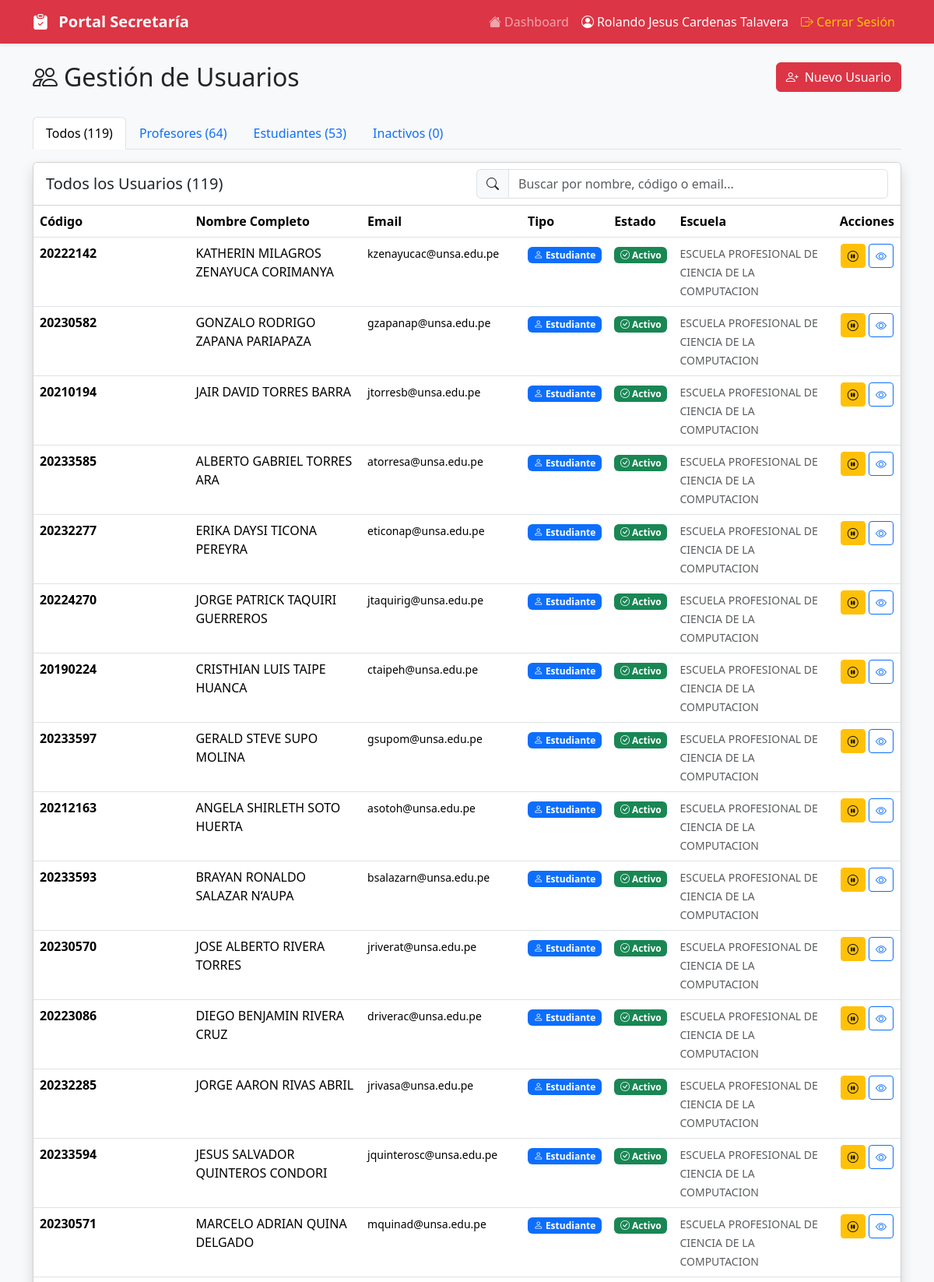
Screenshot of /gestion/usuarios/ (signed in, upper part) with the database file from the repository.
### app/models/usuario/models.py (models this page shows, shortened)
class Usuario(AbstractBaseUser, PermissionsMixin):
    codigo = models.CharField(max_length=20, unique=True, primary_key=True)
    nombres = models.CharField(max_length=100)
    apellidos = models.CharField(max_length=100)
    email = models.EmailField(unique=True, validators=[EmailValidator()])
    telefono = models.CharField(max_length=20, blank=True, null=True)
    dni = models.CharField(
        max_length=8,
        unique=True,
        validators=[RegexValidator(regex=r'^\d{8}$', message='DNI debe tener 8 dígitos')]
    )
    tipo_usuario = models.ForeignKey(
        TipoUsuario,
        on_delete=models.PROTECT,
        related_name='usuarios'
    )
    estado_cuenta = models.ForeignKey(
        EstadoCuenta,
        on_delete=models.PROTECT,
        related_name='usuarios',
        default='ACTIVO'
    )
    permisos_usuario = models.ManyToManyField(
        Permiso,
        related_name='usuarios',
        blank=True
    )
    fecha_registro = models.DateTimeField(auto_now_add=True)
    fecha_actualizacion = models.DateTimeField(auto_now=True)
    ultimo_acceso = models.DateTimeField(null=True, blank=True)
    direccion_ip_ultimo_acceso = models.GenericIPAddressField(null=True, blank=True)
    is_active = models.BooleanField(default=True)
    is_staff = models.BooleanField(default=False)
    is_superuser = models.BooleanField(default=False)
    objects = UsuarioManager()
    USERNAME_FIELD = 'email'
    REQUIRED_FIELDS = ['codigo', 'nombres', 'apellidos', 'dni']
    class Meta:
        db_table = 'usuario'
        verbose_name = 'Usuario'
        verbose_name_plural = 'Usuarios'
        ordering = ['apellidos', 'nombres']
    @property
    def nombre_completo(self):
        return f"{self.nombres} {self.apellidos}"

class TipoUsuario(models.Model):
    TIPOS = [
        ('ADMIN', 'Administrador'),
        ('PROFESOR', 'Profesor'),
        ('ESTUDIANTE', 'Estudiante'),
        ('SECRETARIA', 'Secretaria'),
    ]
    codigo = models.CharField(max_length=20, unique=True, primary_key=True)
    nombre = models.CharField(max_length=100)
    descripcion = models.TextField(blank=True, null=True)
    class Meta:
        db_table = 'tipo_usuario'
        verbose_name = 'Tipo de Usuario'
        verbose_name_plural = 'Tipos de Usuario'

class Estudiante(models.Model):
    usuario = models.OneToOneField(
        Usuario,
        on_delete=models.CASCADE,
        primary_key=True,
        related_name='estudiante'
    )
    escuela = models.ForeignKey(
        Escuela,
        on_delete=models.PROTECT,
        related_name='estudiantes'
    )
    codigo_estudiante = models.CharField(max_length=20, unique=True)
    fecha_ingreso = models.DateField()
    semestre_actual = models.IntegerField(default=1)
    creditos_aprobados = models.IntegerField(default=0)
    promedio_ponderado = models.DecimalField(
        max_digits=4,
        decimal_places=2,
        default=0.00
    )
    class Meta:
        db_table = 'estudiante'
        verbose_name = 'Estudiante'
        verbose_name_plural = 'Estudiantes'

class Escuela(models.Model):
    codigo = models.CharField(max_length=20, unique=True, primary_key=True)
    nombre = models.CharField(max_length=200)
    facultad = models.CharField(max_length=200, blank=True, null=True)
    descripcion = models.TextField(blank=True, null=True)
    is_active = models.BooleanField(default=True)
    class Meta:
        db_table = 'escuela'
        verbose_name = 'Escuela'
        verbose_name_plural = 'Escuelas'

### app/models/usuario/admin_views.py (the view)
# urls.py: path('gestion/usuarios/', listar_usuarios, name='listar_usuarios'),
@never_cache
@login_required
def listar_usuarios(request):
    if not hasattr(request.user, 'tipo_usuario'):
        messages.error(request, 'No tiene permisos para acceder a esta página.')
        return redirect('login')
    usuarios = Usuario.objects.select_related(
        'tipo_usuario', 'estado_cuenta', 'profesor', 'estudiante'
    ).prefetch_related('estudiante__escuela').order_by('-fecha_registro')
    profesores = usuarios.filter(tipo_usuario__codigo='PROFESOR')
    estudiantes = usuarios.filter(tipo_usuario__codigo='ESTUDIANTE')
    inactivos = usuarios.filter(estado_cuenta__nombre='Inactivo')
    context = {
        'usuario': request.user,
        'usuarios': usuarios,
        'profesores': profesores,
        'estudiantes': estudiantes,
        'inactivos': inactivos,
        'total': usuarios.count(),
        'total_profesores': profesores.count(),
        'total_estudiantes': estudiantes.count(),
        'total_inactivos': inactivos.count(),
    }
    return render(request, 'admin/listar_usuarios.html', context)

### Templates/admin/listar_usuarios.html (shortened to what this page needs)
<!doctype html>
<html lang="es">
<head>
    <link href="https://cdn.jsdelivr.net/npm/bootstrap@5.3.2/dist/css/bootstrap.min.css" rel="stylesheet">
    <link rel="stylesheet" href="https://cdn.jsdelivr.net/npm/bootstrap-icons@1.11.1/font/bootstrap-icons.css">
</head>
<body class="bg-light">
        <nav class="navbar navbar-expand-lg navbar-dark bg-danger shadow-sm">
        <div class="container">
            <a class="navbar-brand fw-bold" href="{% if usuario.tipo_usuario.nombre == 'Administrador' %}{% url 'admin_dashboard' %}{% else %}{% url 'secretaria_dashboard' %}{% endif %}">
                <i class="bi {% if usuario.tipo_usuario.nombre == 'Administrador' %}bi-shield-fill{% else %}bi-clipboard-check-fill{% endif %} me-2"></i>
                Portal {% if usuario.tipo_usuario.nombre == 'Administrador' %}Administrador{% else %}Secretaría{% endif %}
            </a>
            <div class="collapse navbar-collapse" id="navbarNav">
                <ul class="navbar-nav ms-auto">
                    <li class="nav-item">
                        <a class="nav-link" href="{% if usuario.tipo_usuario.nombre == 'Administrador' %}{% url 'admin_dashboard' %}{% else %}{% url 'secretaria_dashboard' %}{% endif %}">
                            <i class="bi bi-house-fill me-1"></i>Dashboard
                        </a>
                    </li>
                    <li class="nav-item">
                        <span class="nav-link text-white">
                            <i class="bi bi-person-circle me-1"></i>{{ usuario.nombre_completo }}
                        </span>
                    </li>
                    <li class="nav-item">
                        <a class="nav-link text-warning" href="{% url 'logout' %}">
                            <i class="bi bi-box-arrow-right me-1"></i>Cerrar Sesión
                        </a>
                    </li>
                </ul>
            </div>
        </div>
    </nav>
    <main class="container mt-4 mb-5">
        <div class="row mb-4">
            <div class="col-md-8">
                <h2><i class="bi bi-people me-2"></i>Gestión de Usuarios</h2>
            </div>
            <div class="col-md-4 text-end">
                <a href="{% url 'crear_usuario' %}" class="btn btn-danger">
                    <i class="bi bi-person-plus me-2"></i>Nuevo Usuario
                </a>
            </div>
        </div>
        <ul class="nav nav-tabs mb-3" id="userTabs" role="tablist">
            <li class="nav-item" role="presentation">
                <button class="nav-link active" id="todos-tab" data-bs-toggle="tab"
                        data-bs-target="#todos" type="button">
                    Todos ({{ total }})
                </button>
            </li>
            <li class="nav-item" role="presentation">
                <button class="nav-link" id="profesores-tab" data-bs-toggle="tab"
                        data-bs-target="#profesores" type="button">
                    Profesores ({{ total_profesores }})
                </button>
            </li>
            <li class="nav-item" role="presentation">
                <button class="nav-link" id="estudiantes-tab" data-bs-toggle="tab"
                        data-bs-target="#estudiantes" type="button">
                    Estudiantes ({{ total_estudiantes }})
                </button>
            </li>
            <li class="nav-item" role="presentation">
                <button class="nav-link" id="inactivos-tab" data-bs-toggle="tab"
                        data-bs-target="#inactivos" type="button">
                    Inactivos ({{ total_inactivos }})
                </button>
            </li>
        </ul>
        <div class="tab-content" id="userTabsContent">
            <div class="tab-pane fade show active" id="todos">
                {% include 'admin/usuarios_tabla.html' with usuarios=usuarios titulo="Todos los Usuarios" %}
            </div>
        </div>
    </main>
</body>
</html>

### Templates/admin/usuarios_tabla.html (shortened to what this page needs)
<div class="card shadow">
    <div class="card-header bg-white">
        <div class="row align-items-center">
            <div class="col-md-6">
                <h5 class="mb-0">{{ titulo }} ({{ usuarios.count }})</h5>
            </div>
            <div class="col-md-6">
                <div class="input-group">
                    <span class="input-group-text"><i class="bi bi-search"></i></span>
                    <input type="text" class="form-control search-input"
                           placeholder="Buscar por nombre, código o email...">
                </div>
            </div>
        </div>
    </div>
    <div class="card-body p-0">
        {% if usuarios %}
        <div class="table-responsive">
            <table class="table table-hover mb-0 usuarios-table">
                <thead class="bg-light">
                    <tr>
                        <th>Código</th>
                        <th>Nombre Completo</th>
                        <th>Email</th>
                        <th>Tipo</th>
                        <th>Estado</th>
                        <th>Escuela</th>
                        <th class="text-center">Acciones</th>
                    </tr>
                </thead>
                <tbody>
                    {% for usuario in usuarios %}
                    <tr>
                        <td><strong>{{ usuario.codigo }}</strong></td>
                        <td>{{ usuario.nombre_completo }}</td>
                        <td><small>{{ usuario.email }}</small></td>
                        <td>
                            {% if usuario.tipo_usuario.codigo == 'PROFESOR' %}
                                <span class="badge bg-danger">
                                    <i class="bi bi-person-badge"></i> Profesor
                                </span>
                            {% elif usuario.tipo_usuario.codigo == 'ESTUDIANTE' %}
                                <span class="badge bg-primary">
                                    <i class="bi bi-person"></i> Estudiante
                                </span>
                            {% elif usuario.tipo_usuario.codigo == 'ADMIN' %}
                                <span class="badge bg-secondary">
                                    <i class="bi bi-person-gear"></i> Admin
                                </span>
                            {% elif usuario.tipo_usuario.codigo == 'SECRETARIA' %}
                                <span class="badge bg-info">
                                    <i class="bi bi-person-workspace"></i> Secretaria
                                </span>
                            {% else %}
                                <span class="badge bg-secondary">
                                    <i class="bi bi-person-gear"></i> {{ usuario.tipo_usuario.nombre }}
                                </span>
                            {% endif %}
                        </td>
                        <td>
                            {% if usuario.is_active and usuario.estado_cuenta.nombre == 'Activo' %}
                                <span class="badge bg-success">
                                    <i class="bi bi-check-circle"></i> Activo
                                </span>
                            {% else %}
                                <span class="badge bg-warning text-dark">
                                    <i class="bi bi-pause-circle"></i> Inactivo
                                </span>
                            {% endif %}
                        </td>
                        <td>
                            {% if usuario.estudiante %}
                                <small class="text-muted">{{ usuario.estudiante.escuela.nombre }}</small>
                            {% else %}
                                <small class="text-muted">-</small>
                            {% endif %}
                        </td>
                        <td class="text-center">
                            <button class="btn btn-sm btn-{% if usuario.is_active %}warning{% else %}success{% endif %} toggle-usuario"
                                    data-usuario-id="{{ usuario.codigo }}"
                                    title="{% if usuario.is_active %}Desactivar{% else %}Activar{% endif %} cuenta">
                                <i class="bi bi-{% if usuario.is_active %}pause-circle{% else %}play-circle{% endif %}"></i>
                            </button>
                            <a href="#" class="btn btn-sm btn-outline-primary" title="Ver detalles">
                                <i class="bi bi-eye"></i>
                            </a>
                        </td>
                    </tr>
                    {% endfor %}
                </tbody>
            </table>
        </div>
        {% else %}
        <div class="text-center py-5">
            <i class="bi bi-inbox display-1 text-muted"></i>
            <p class="lead text-muted mt-3">No hay usuarios en esta categoría.</p>
        </div>
        {% endif %}
    </div>
</div>

### rows the page displays
Usuario: nombre_completo "Rolando Jesus Cardenas Talavera"
Usuario: codigo "20222142", nombre_completo "KATHERIN MILAGROS ZENAYUCA CORIMANYA", email "kzenayucac@unsa.edu.pe", shows "Estudiante", is_active True (drawn), estudiante.escuela.nombre "ESCUELA PROFESIONAL DE CIENCIA DE LA COMPUTACION"
Usuario: codigo "20230582", nombre_completo "GONZALO RODRIGO ZAPANA PARIAPAZA", email "gzapanap@unsa.edu.pe", shows "Estudiante", is_active True (drawn), estudiante.escuela.nombre "ESCUELA PROFESIONAL DE CIENCIA DE LA COMPUTACION"
Usuario: codigo "20210194", nombre_completo "JAIR DAVID TORRES BARRA", email "jtorresb@unsa.edu.pe", shows "Estudiante", is_active True (drawn), estudiante.escuela.nombre "ESCUELA PROFESIONAL DE CIENCIA DE LA COMPUTACION"
Usuario: codigo "20233585", nombre_completo "ALBERTO GABRIEL TORRES ARA", email "atorresa@unsa.edu.pe", shows "Estudiante", is_active True (drawn), estudiante.escuela.nombre "ESCUELA PROFESIONAL DE CIENCIA DE LA COMPUTACION"
Usuario: codigo "20232277", nombre_completo "ERIKA DAYSI TICONA PEREYRA", email "eticonap@unsa.edu.pe", shows "Estudiante", is_active True (drawn), estudiante.escuela.nombre "ESCUELA PROFESIONAL DE CIENCIA DE LA COMPUTACION"
Usuario: codigo "20224270", nombre_completo "JORGE PATRICK TAQUIRI GUERREROS", email "jtaquirig@unsa.edu.pe", shows "Estudiante", is_active True (drawn), estudiante.escuela.nombre "ESCUELA PROFESIONAL DE CIENCIA DE LA COMPUTACION"
Usuario: codigo "20190224", nombre_completo "CRISTHIAN LUIS TAIPE HUANCA", email "ctaipeh@unsa.edu.pe", shows "Estudiante", is_active True (drawn), estudiante.escuela.nombre "ESCUELA PROFESIONAL DE CIENCIA DE LA COMPUTACION"
Usuario: codigo "20233597", nombre_completo "GERALD STEVE SUPO MOLINA", email "gsupom@unsa.edu.pe", shows "Estudiante", is_active True (drawn), estudiante.escuela.nombre "ESCUELA PROFESIONAL DE CIENCIA DE LA COMPUTACION"
Usuario: codigo "20212163", nombre_completo "ANGELA SHIRLETH SOTO HUERTA", email "asotoh@unsa.edu.pe", shows "Estudiante", is_active True (drawn), estudiante.escuela.nombre "ESCUELA PROFESIONAL DE CIENCIA DE LA COMPUTACION"
Usuario: codigo "20233593", nombre_completo "BRAYAN RONALDO SALAZAR N‘AUPA", email "bsalazarn@unsa.edu.pe", shows "Estudiante", is_active True (drawn), estudiante.escuela.nombre "ESCUELA PROFESIONAL DE CIENCIA DE LA COMPUTACION"
Usuario: codigo "20230570", nombre_completo "JOSE ALBERTO RIVERA TORRES", email "jriverat@unsa.edu.pe", shows "Estudiante", is_active True (drawn), estudiante.escuela.nombre "ESCUELA PROFESIONAL DE CIENCIA DE LA COMPUTACION"
Usuario: codigo "20223086", nombre_completo "DIEGO BENJAMIN RIVERA CRUZ", email "driverac@unsa.edu.pe", shows "Estudiante", is_active True (drawn), estudiante.escuela.nombre "ESCUELA PROFESIONAL DE CIENCIA DE LA COMPUTACION"
Usuario: codigo "20232285", nombre_completo "JORGE AARON RIVAS ABRIL", email "jrivasa@unsa.edu.pe", shows "Estudiante", is_active True (drawn), estudiante.escuela.nombre "ESCUELA PROFESIONAL DE CIENCIA DE LA COMPUTACION"
Usuario: codigo "20233594", nombre_completo "JESUS SALVADOR QUINTEROS CONDORI", email "jquinterosc@unsa.edu.pe", shows "Estudiante", is_active True (drawn), estudiante.escuela.nombre "ESCUELA PROFESIONAL DE CIENCIA DE LA COMPUTACION"
Usuario: codigo "20230571", nombre_completo "MARCELO ADRIAN QUINA DELGADO", email "mquinad@unsa.edu.pe", shows "Estudiante", is_active True (drawn), estudiante.escuela.nombre "ESCUELA PROFESIONAL DE CIENCIA DE LA COMPUTACION"

### other values shown
{{ total }} "119"
{{ total_profesores }} "64"
{{ total_estudiantes }} "53"
{{ total_inactivos }} "0"
{{ titulo }} "Todos los Usuarios"
{{ usuarios.count }} "119"
